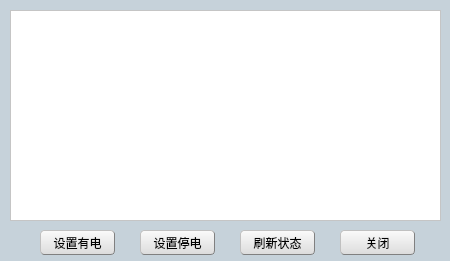
<?xml version="1.0" encoding="UTF-8"?>
<ui version="4.0">
 <class>Dialog_PowerSupply</class>
 <widget class="QDialog" name="Dialog_PowerSupply">
  <property name="geometry">
   <rect>
    <x>0</x>
    <y>0</y>
    <width>450</width>
    <height>261</height>
   </rect>
  </property>
  <property name="windowTitle">
   <string>Dialog</string>
  </property>
  <property name="styleSheet">
   <string notr="true">background-color: rgb(198, 210, 218);</string>
  </property>
  <widget class="QTreeView" name="treeView">
   <property name="geometry">
    <rect>
     <x>10</x>
     <y>10</y>
     <width>431</width>
     <height>211</height>
    </rect>
   </property>
   <property name="styleSheet">
    <string notr="true">background-color: rgb(255, 255, 255);</string>
   </property>
  </widget>
  <widget class="QPushButton" name="UpdateButton">
   <property name="geometry">
    <rect>
     <x>240</x>
     <y>230</y>
     <width>75</width>
     <height>25</height>
    </rect>
   </property>
   <property name="styleSheet">
    <string notr="true">QPushButton{background-color: rgb(240, 240, 240);}
QPushButton{border:1px groove gray;border-radius:4px;padding:2px 4px;border-style:outset;}
QPushButton:hover{background-color: rgb(229, 241, 251);color:black}
QPushButton:pressed{background-color: rgb(204, 228, 247);border-style:inset}
QPushButton{background-color: qlineargradient(spread:pad, x1:0, y1:1, x2:0, y2:0, stop:0 rgba(220, 220, 220, 255), stop:1 rgba(250, 250, 250, 255));}</string>
   </property>
   <property name="text">
    <string>刷新状态</string>
   </property>
  </widget>
  <widget class="QPushButton" name="CloseButton">
   <property name="geometry">
    <rect>
     <x>340</x>
     <y>230</y>
     <width>75</width>
     <height>25</height>
    </rect>
   </property>
   <property name="styleSheet">
    <string notr="true">QPushButton{background-color: rgb(240, 240, 240);}
QPushButton{border:1px groove gray;border-radius:4px;padding:2px 4px;border-style:outset;}
QPushButton:hover{background-color: rgb(229, 241, 251);color:black}
QPushButton:pressed{background-color: rgb(204, 228, 247);border-style:inset}
QPushButton{background-color: qlineargradient(spread:pad, x1:0, y1:1, x2:0, y2:0, stop:0 rgba(220, 220, 220, 255), stop:1 rgba(250, 250, 250, 255));}</string>
   </property>
   <property name="text">
    <string>关闭</string>
   </property>
  </widget>
  <widget class="QPushButton" name="PowerButton">
   <property name="geometry">
    <rect>
     <x>40</x>
     <y>230</y>
     <width>75</width>
     <height>25</height>
    </rect>
   </property>
   <property name="styleSheet">
    <string notr="true">QPushButton{background-color: rgb(240, 240, 240);}
QPushButton{border:1px groove gray;border-radius:4px;padding:2px 4px;border-style:outset;}
QPushButton:hover{background-color: rgb(229, 241, 251);color:black}
QPushButton:pressed{background-color: rgb(204, 228, 247);border-style:inset}
QPushButton{background-color: qlineargradient(spread:pad, x1:0, y1:1, x2:0, y2:0, stop:0 rgba(220, 220, 220, 255), stop:1 rgba(250, 250, 250, 255));}</string>
   </property>
   <property name="text">
    <string>设置有电</string>
   </property>
  </widget>
  <widget class="QPushButton" name="TDButton">
   <property name="geometry">
    <rect>
     <x>140</x>
     <y>230</y>
     <width>75</width>
     <height>25</height>
    </rect>
   </property>
   <property name="styleSheet">
    <string notr="true">QPushButton{background-color: rgb(240, 240, 240);}
QPushButton{border:1px groove gray;border-radius:4px;padding:2px 4px;border-style:outset;}
QPushButton:hover{background-color: rgb(229, 241, 251);color:black}
QPushButton:pressed{background-color: rgb(204, 228, 247);border-style:inset}
QPushButton{background-color: qlineargradient(spread:pad, x1:0, y1:1, x2:0, y2:0, stop:0 rgba(220, 220, 220, 255), stop:1 rgba(250, 250, 250, 255));}</string>
   </property>
   <property name="text">
    <string>设置停电</string>
   </property>
  </widget>
 </widget>
 <resources/>
 <connections/>
</ui>
